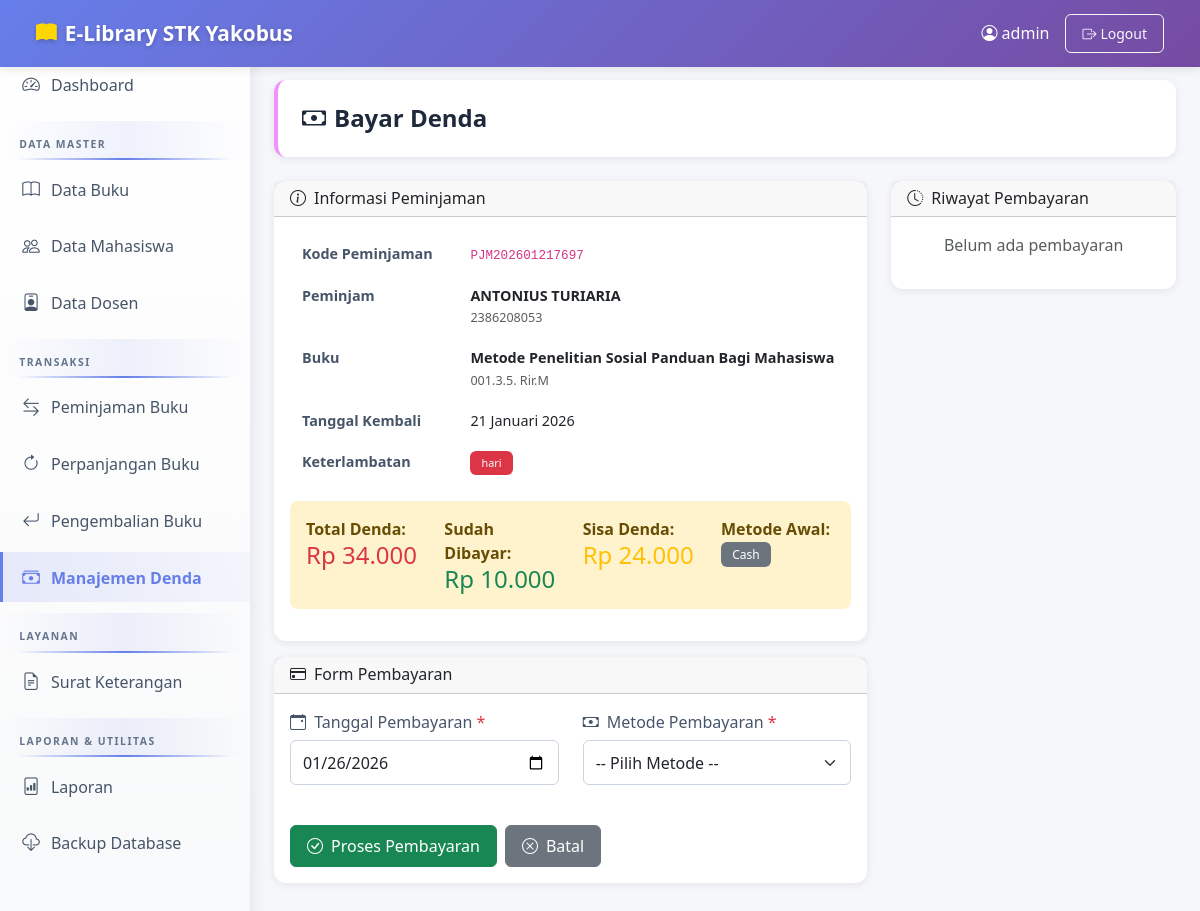
Screenshot of /modules/denda/bayar.php?id=42 (signed in) with the database file from the repository.
### tables this page shows
CREATE TABLE `pengembalian` (
  `id` int(11) NOT NULL AUTO_INCREMENT,
  `peminjaman_id` int(11) NOT NULL,
  `tanggal_kembali` date NOT NULL,
  `keterlambatan_hari` int(11) DEFAULT 0,
  `denda` int(11) DEFAULT 0,
  `denda_dibayar` int(11) DEFAULT 0,
  `uang_kembali` int(11) DEFAULT 0,
  `sisa_denda` int(11) DEFAULT 0,
  `nomor_bukti` varchar(50) DEFAULT NULL,
  `tanggal_lunas` datetime DEFAULT NULL,
  `metode_pembayaran` enum('cash','transfer','tagihan_studi','waive') DEFAULT 'cash',
  `keterangan` text DEFAULT NULL,
  `status_buku` enum('normal','hilang','rusak_parah') DEFAULT 'normal',
  `nominal_denda_buku` decimal(10,2) DEFAULT 0.00,
  `keterangan_kehilangan` text DEFAULT NULL,
  `created_at` timestamp NOT NULL DEFAULT current_timestamp(),
  PRIMARY KEY (`id`),
  KEY `peminjaman_id` (`peminjaman_id`),
  KEY `idx_nomor_bukti` (`nomor_bukti`),
  KEY `idx_status_buku` (`status_buku`),
  CONSTRAINT `pengembalian_ibfk_1` FOREIGN KEY (`peminjaman_id`) REFERENCES `peminjaman` (`id`) ON DELETE CASCADE
);

CREATE TABLE `peminjaman` (
  `id` int(11) NOT NULL AUTO_INCREMENT,
  `kode_peminjaman` varchar(50) NOT NULL,
  `jenis_peminjam` enum('mahasiswa','dosen') NOT NULL,
  `peminjam_id` int(11) NOT NULL,
  `buku_id` int(11) NOT NULL,
  `tanggal_pinjam` date NOT NULL,
  `tanggal_jatuh_tempo` date NOT NULL,
  `tanggal_kembali` date DEFAULT NULL,
  `status` enum('dipinjam','diperpanjang','dikembalikan','terlambat') DEFAULT 'dipinjam',
  `denda` int(11) DEFAULT 0,
  `created_at` timestamp NOT NULL DEFAULT current_timestamp(),
  `updated_at` timestamp NOT NULL DEFAULT current_timestamp() ON UPDATE current_timestamp(),
  PRIMARY KEY (`id`),
  UNIQUE KEY `kode_peminjaman` (`kode_peminjaman`),
  KEY `buku_id` (`buku_id`),
  CONSTRAINT `peminjaman_ibfk_1` FOREIGN KEY (`buku_id`) REFERENCES `buku` (`id`) ON DELETE CASCADE
);

CREATE TABLE `mahasiswa` (
  `id` int(11) NOT NULL AUTO_INCREMENT,
  `nim` varchar(20) NOT NULL,
  `nama` varchar(255) NOT NULL,
  `program_studi` varchar(100) NOT NULL,
  `angkatan` varchar(10) NOT NULL,
  `no_hp` varchar(20) DEFAULT NULL,
  `foto` varchar(255) DEFAULT NULL,
  `created_at` timestamp NOT NULL DEFAULT current_timestamp(),
  `updated_at` timestamp NOT NULL DEFAULT current_timestamp() ON UPDATE current_timestamp(),
  PRIMARY KEY (`id`),
  UNIQUE KEY `nim` (`nim`)
);

CREATE TABLE `buku` (
  `id` int(11) NOT NULL AUTO_INCREMENT,
  `nomor_buku` varchar(50) NOT NULL,
  `judul` varchar(255) NOT NULL,
  `pengarang` varchar(255) NOT NULL,
  `penerbit` varchar(255) DEFAULT NULL,
  `tahun_terbit` year(4) DEFAULT NULL,
  `stok` int(11) DEFAULT 0,
  `stok_tersedia` int(11) DEFAULT 0,
  `created_at` timestamp NOT NULL DEFAULT current_timestamp(),
  `updated_at` timestamp NOT NULL DEFAULT current_timestamp() ON UPDATE current_timestamp(),
  PRIMARY KEY (`id`),
  UNIQUE KEY `nomor_buku` (`nomor_buku`)
);

### modules/denda/bayar.php (the view, shortened to what the rows shown need)
<?php
require_once '../../config/database.php';
require_once '../../config/functions.php';
$id = isset($_GET['id']) ? intval($_GET['id']) : 0;
$query = "SELECT pg.id, pg.peminjaman_id, pg.tanggal_kembali, pg.keterlambatan_hari,
          pg.denda, pg.denda_dibayar, pg.uang_kembali, pg.sisa_denda,
          pg.metode_pembayaran, pg.keterangan, pg.created_at, pg.nomor_bukti, pg.tanggal_lunas,
          p.kode_peminjaman, p.jenis_peminjam, p.peminjam_id,
          b.judul, b.nomor_buku
          FROM pengembalian pg
          JOIN peminjaman p ON pg.peminjaman_id = p.id
          JOIN buku b ON p.buku_id = b.id
          WHERE pg.id = ? AND pg.sisa_denda > 0";
$stmt = $conn->prepare($query);
$stmt->bind_param("i", $id);
$stmt->execute();
$stmt->bind_result(
    $pg_id, $pg_peminjaman_id, $pg_tanggal_kembali, $pg_keterlambatan_hari,
    $pg_denda, $pg_denda_dibayar, $pg_uang_kembali, $pg_sisa_denda,
    $pg_metode_pembayaran, $pg_keterangan, $pg_created_at, $pg_nomor_bukti, $pg_tanggal_lunas,
    $kode_peminjaman, $jenis_peminjam, $peminjam_id, $judul, $nomor_buku
);
$data = [
    'id' => $pg_id,
    'peminjaman_id' => $pg_peminjaman_id,
    'tanggal_kembali' => $pg_tanggal_kembali,
    'keterlambatan_hari' => $pg_keterlambatan_hari,
    'denda' => $pg_denda,
    'denda_dibayar' => $pg_denda_dibayar,
    'uang_kembali' => $pg_uang_kembali,
    'sisa_denda' => $pg_sisa_denda,
    'metode_pembayaran' => $pg_metode_pembayaran,
    'keterangan' => $pg_keterangan,
    'created_at' => $pg_created_at,
    'nomor_bukti' => $pg_nomor_bukti,
    'tanggal_lunas' => $pg_tanggal_lunas,
    'kode_peminjaman' => $kode_peminjaman,
    'jenis_peminjam' => $jenis_peminjam,
    'peminjam_id' => $peminjam_id,
    'judul' => $judul,
    'nomor_buku' => $nomor_buku
];
$nama_peminjam = getNamaPeminjam($conn, $data['jenis_peminjam'], $data['peminjam_id']);
$identifier = getIdentifierPeminjam($conn, $data['jenis_peminjam'], $data['peminjam_id']);
?>
<!DOCTYPE html>
<html lang="id">
<head>
    <link href="https://cdn.jsdelivr.net/npm/bootstrap@5.3.0/dist/css/bootstrap.min.css" rel="stylesheet">
    <link rel="stylesheet" href="https://cdn.jsdelivr.net/npm/bootstrap-icons@1.11.0/font/bootstrap-icons.css">
</head>
<body>
    <main class="main-content">
        <div class="page-header">
            <h1><i class="bi bi-cash me-2"></i>Bayar Denda</h1>
        </div>
        <div class="row">
            <div class="col-lg-8">
                <div class="card mb-3">
                    <div class="card-body">
                        <table class="table table-borderless">
                            <tr>
                                <th width="30%">Kode Peminjaman</th>
                                <td><code><?= $data['kode_peminjaman'] ?></code></td>
                            </tr>
                            <tr>
                                <th>Peminjam</th>
                                <td>
                                    <strong><?= $nama_peminjam ?></strong><br>
                                    <small class="text-muted"><?= $identifier ?></small>
                                </td>
                            </tr>
                            <tr>
                                <th>Buku</th>
                                <td>
                                    <strong><?= $data['judul'] ?></strong><br>
                                    <small class="text-muted"><?= $data['nomor_buku'] ?></small>
                                </td>
                            </tr>
                            <tr>
                                <th>Tanggal Kembali</th>
                                <td><?= formatTanggalIndo($data['tanggal_kembali']) ?></td>
                            </tr>
                            <tr>
                                <th>Keterlambatan</th>
                            </tr>
                        </table>
                        <div class="alert alert-warning">
                            <div class="row">
                                <div class="col-md-3">
                                    <strong>Total Denda:</strong><br>
                                    <h4 class="text-danger mb-0"><?= formatRupiah($data['denda']) ?></h4>
                                </div>
                                <div class="col-md-3">
                                    <strong>Sudah Dibayar:</strong><br>
                                    <h4 class="text-success mb-0"><?= formatRupiah($data['denda_dibayar']) ?></h4>
                                </div>
                                <div class="col-md-3">
                                    <strong>Sisa Denda:</strong><br>
                                    <h4 class="text-warning mb-0"><?= formatRupiah($data['sisa_denda']) ?></h4>
                                </div>
                                <div class="col-md-3">
                                    <strong>Metode Awal:</strong><br>
                                    <span class="badge bg-secondary"><?= ucfirst($data['metode_pembayaran']) ?></span>
                                </div>
                            </div>
                        </div>
                    </div>
                </div>
            </div>
        </div>
    </main>
</body>
</html>

### rows the page displays
pengembalian: peminjaman.kode_peminjaman "PJM202601217697", peminjaman.nama "ANTONIUS TURIARIA", peminjaman.nim "2386208053", buku.judul "Metode Penelitian Sosial Panduan Bagi Mahasiswa", buku.nomor_buku "001.3.5. Rir.M", tanggal_kembali "21 Januari 2026", denda "Rp 34.000", denda_dibayar "Rp 10.000", sisa_denda "Rp 24.000", metode_pembayaran "Cash"

### other values shown
$_SESSION['admin_username'] "admin"
